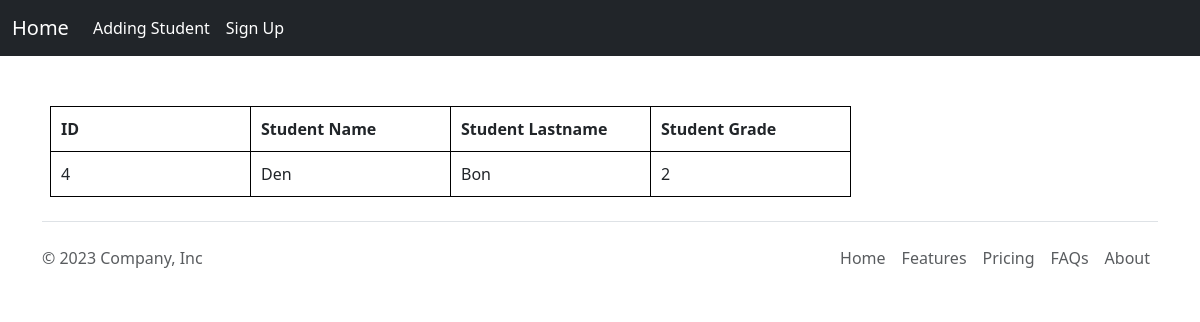
The page /detail/4 on the database its author committed.
### app/models.py (models this page shows, shortened)
class Student(models.Model):
    name = models.CharField(max_length=30)
    lastname = models.CharField(max_length=30)
    grade = models.IntegerField()

### app/views.py (the view)
# urls.py: path('detail/<int:id>', StudentDetails.as_view(), name='detail'),
class StudentDetails(DetailView):
    model = Student
    template_name = 'detail.html'
    context_object_name = 'student_details'
    pk_url_kwarg = 'id'

### templates/detail.html (shortened to what this page needs)
{% extends 'base.html' %}
{% block content %}
    <table>
        <tr>
            <th> ID </th>
            <th> Student Name </th>
            <th> Student Lastname </th>
            <th> Student Grade </th>
        </tr>
        <tr>
            <td> {{ student_details.pk }} </td>
            <td> {{ student_details.name }} </td>
            <td> {{ student_details.lastname }} </td>
            <td> {{ student_details.grade }} </td>
        </tr>
    </table>
{% endblock %}

### static/css/style.css (style rules this page uses)
* { margin-top:0px; padding:0px; }
th, td { border: 1px solid black; padding: 10px; width:200px; }

### rows shown on the page
Student: pk "4", name "Den", lastname "Bon", grade "2"
